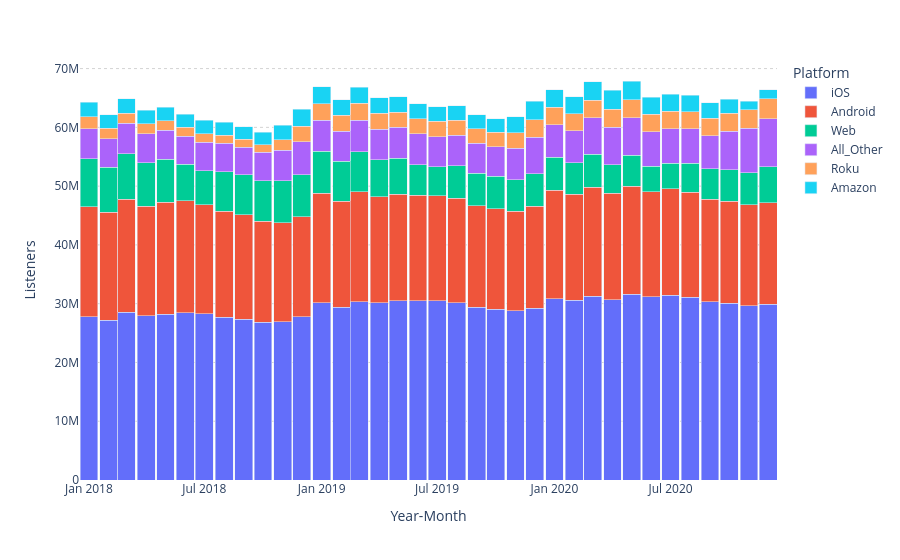

Notebook source saved alongside this figure:
### Code cell
df = df.with_columns(
    (pl.col("Year").cast(pl.Utf8) + "-" + pl.col("Month").cast(pl.Utf8).str.zfill(2)).alias("YearMonth")
)

# Sort so bars stack/order correctly along the x-axis
df = df.sort(["Year", "Month"])

# Create stacked bar chart
fig = px.bar(
    df,
    x="YearMonth",
    y="Listeners",
    color="Platform",
    category_orders={"Platform": ["iOS", "Android",  "Web", "All_Other", "Roku", "Amazon",]}
)

fig.update_layout(
    barmode="stack", 
    bargap=0,
    xaxis_title="Year-Month", 
    yaxis_title="Listeners",
    plot_bgcolor="white",
    paper_bgcolor="white"
)

fig.update_yaxes(
    showgrid=True,
    gridcolor="lightgray",
    gridwidth=1,
    griddash="dot",
    layer="above traces"
)

fig.show()
